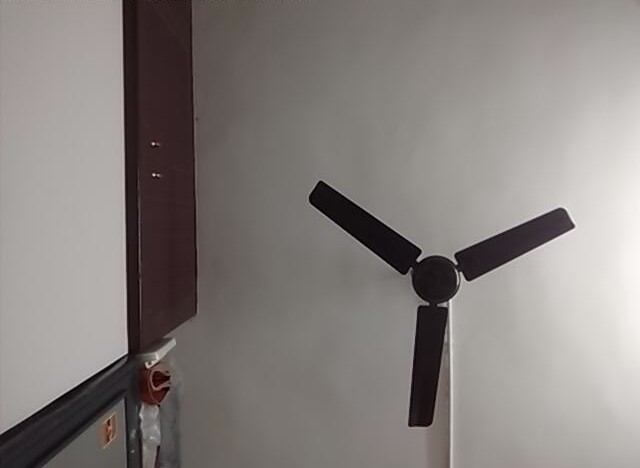
#> input picture Visual Odometry/test_images/image3.jpeg, 640 x 468 px; its folder holds 4 pictures in this run
$ python featureMatching.py
#> lines starting #> are read from the running program, lines starting #| are printed output that depends on the picture
import cv2
import numpy as np
import matplotlib.pyplot as plt

intrinsic = np.array([[608.76911527, 0, 331.66232379],
                      [0, 609.17361504, 235.85464047],
                      [0, 0, 1]])
images = [cv2.imread(f'./test_images/image{i}.jpeg') for i in range(3,5)]
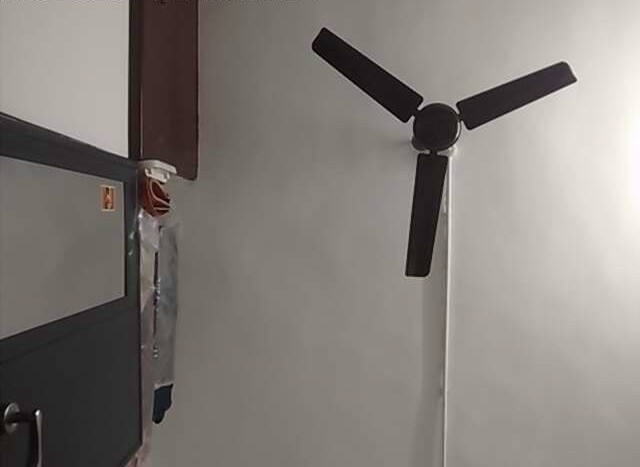
#> input picture Visual Odometry/test_images/image4.jpeg, 640 x 467 px
#> images = 2 items
grays = [cv2.cvtColor(img, cv2.COLOR_BGR2GRAY) for img in images]
#> grays = 2 items
orb = cv2.ORB_create()
bf = cv2.BFMatcher(cv2.NORM_HAMMING, crossCheck=True)
M_list, dx_list, dy_list = [], [], []
kp_prev, des_prev = orb.detectAndCompute(grays[0], None)
#> kp_prev = 466 keypoints; strongest (x, y, size): (154, 174, 31), (573, 226, 31), (572, 226, 44.6), (444, 304, 44.6)
#h,w = [sum(img.shape[1] for img in images),sum(img.shape[0] for img in images)]
temp = np.zeros((1,3))

for i in range(1, len(images)):
    kp_curr, des_curr = orb.detectAndCompute(grays[i], None)
    matches = bf.match(des_prev, des_curr)
    matches = sorted(matches, key=lambda x: x.distance)
    matches = matches[:50]
    pts_prev = np.float32([kp_prev[m.queryIdx].pt for m in matches]).reshape(-1, 1, 2)
    temp[0,0:2] = pts_prev[30][0]
    pts_curr = np.float32([kp_curr[m.trainIdx].pt for m in matches]).reshape(-1, 1, 2)
    M, mask = cv2.findHomography(pts_curr, pts_prev, cv2.RANSAC)
    dx, dy = M[0, 2], M[1, 2]
    M_list.append(M)
    dx_list.append(dx)
    dy_list.append(dy)
    img3 = cv2.drawMatches(images[0], kp_prev, images[1], kp_curr, matches,None, flags=2)
    plt.imshow(img3), plt.show()
    kp_prev, des_prev = kp_curr, des_curr
#> this loop made 1 pass
#> (matches, dx, dy) on pass 1: (50 matches, -122.1, 146.6)
#> pass 1, `img3 = cv2.drawMatches(images[0], kp_prev, images[1], kp_curr, matches..`:
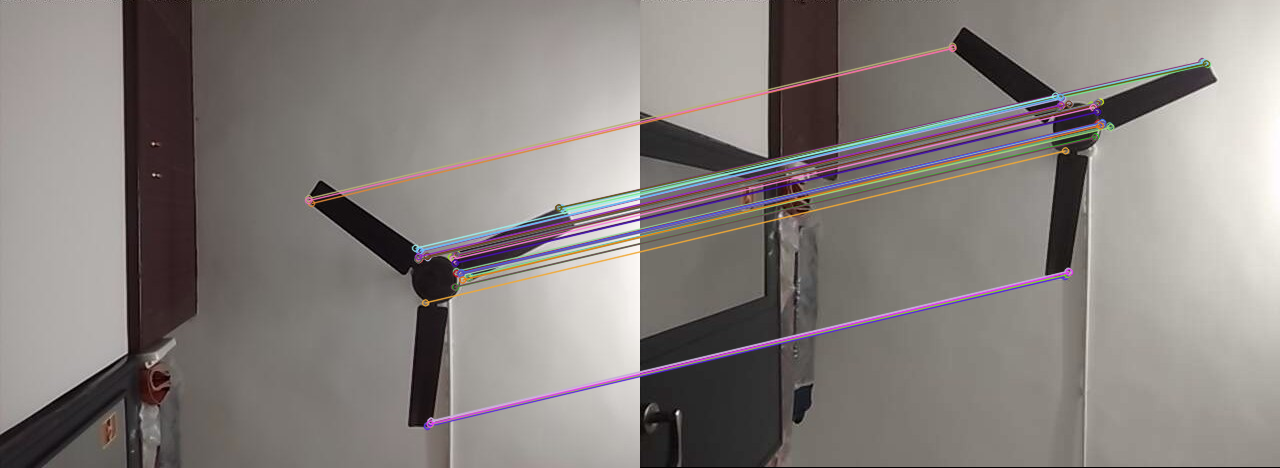
#> img3: shape (468, 1280, 3); mean of channels 0, 1, 2 125.2, 128.2, 134.2; drawn as B, G, R
#> after the loop, M_list = [[[1.56, -0.0623, -122.1], [0.133, 1.16, 146.6], [0.000666, -0.000212, 1]]]; dx_list = [-122.1]; dy_list = [146.6]; temp = [[456.2, 273, 0]]


width = sum([img.shape[1] for img in images])
#> width = 1280
height = sum([img.shape[0] for img in images])
#> height = 935
result = np.zeros((height, width, 3), dtype=np.uint8)
x = 0

temp[0,2] = 1
temp1 = np.transpose(temp)
#> temp1 = [456.2, 273, 1]
temp2 = np.matmul(M_list[0],temp1)
#> temp2 = [572.3, 522.7, 1.25]
temp2[2,0] = 1
temp1_c = np.matmul(np.linalg.inv(intrinsic),temp1)*2.5
#> temp1_c = [0.511, 0.153, 2.5]
temp2_c = np.matmul(np.linalg.inv(intrinsic),temp2)*2.5
#> temp2_c = [0.988, 1.18, 2.5]

final = temp2_c-temp1_c
#> final = [0.477, 1.02, 0]

print(f"You have moved {final[0,0]*3.2}ft in x-direction {final[1,0]*3.2}ft in y direction {final[2,0]*3.2}ft in z direction")
#| You have moved 1.525447727661426ft in x-direction 3.2789523265458196ft in y direction 0.0ft in z direction
# cv2.imshow('Panorama', result)
# cv2.waitKey(0)
# cv2.destroyAllWindows()
